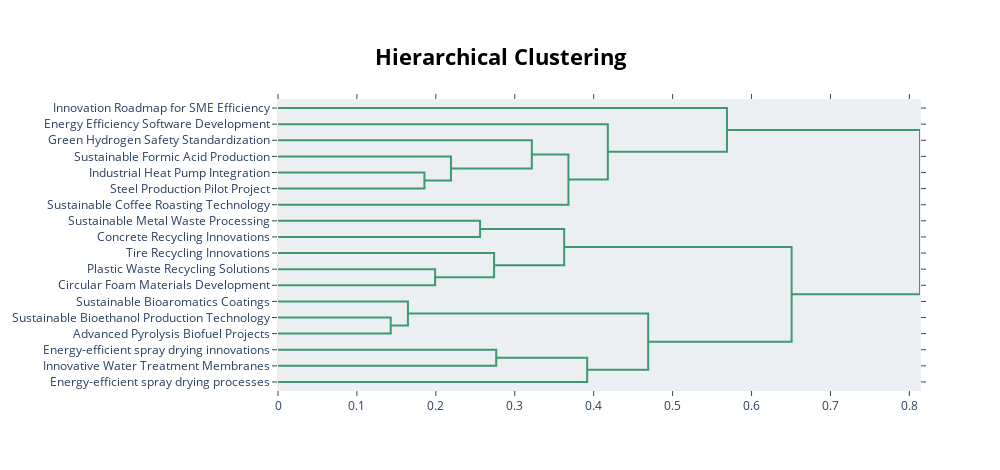

The notebook cell saved with this chart:
### Markdown cell above
#### **TOPIC HIERARCHY** <a class="anchor" id="topic_hierarchy"></a>

### Code cell
topic_model.visualize_hierarchy(custom_labels=True)

### Figure 1 — Plotly figure (JSON) as saved in the notebook; plotly's stock layout.template omitted (floating-point values rounded to 4 significant figures)
{"data": [{"hoverinfo": "text", "marker": {"color": "rgb(61,153,112)"}, "mode": "lines", "type": "scatter", "x": [0, 0.1855, 0.1855, 0], "xaxis": "x", "y": [-45, -45, -55, -55], "yaxis": "y"}, {"hoverinfo": "text", "marker": {"color": "rgb(61,153,112)"}, "mode": "lines", "type": "scatter", "x": [0, 0.2191, 0.2191, 0.1855], "xaxis": "x", "y": [-35, -35, -50, -50], "yaxis": "y"}, {"hoverinfo": "text", "marker": {"color": "rgb(61,153,112)"}, "mode": "lines", "type": "scatter", "x": [0, 0.3216, 0.3216, 0.2191], "xaxis": "x", "y": [-25, -25, -42.5, -42.5], "yaxis": "y"}, {"hoverinfo": "text", "marker": {"color": "rgb(61,153,112)"}, "mode": "lines", "type": "scatter", "x": [0.3216, 0.368, 0.368, 0], "xaxis": "x", "y": [-33.75, -33.75, -65, -65], "yaxis": "y"}, {"hoverinfo": "text", "marker": {"color": "rgb(61,153,112)"}, "mode": "lines", "type": "scatter", "x": [0, 0.4179, 0.4179, 0.368], "xaxis": "x", "y": [-15, -15, -49.38, -49.38], "yaxis": "y"}, {"hoverinfo": "text", "marker": {"color": "rgb(61,153,112)"}, "mode": "lines", "type": "scatter", "x": [0, 0.5688, 0.5688, 0.4179], "xaxis": "x", "y": [-5, -5, -32.19, -32.19], "yaxis": "y"}, {"hoverinfo": "text", "marker": {"color": "rgb(61,153,112)"}, "mode": "lines", "type": "scatter", "x": [0, 0.2561, 0.2561, 0], "xaxis": "x", "y": [-75, -75, -85, -85], "yaxis": "y"}, {"hoverinfo": "text", "marker": {"color": "rgb(61,153,112)"}, "mode": "lines", "type": "scatter", "x": [0, 0.1991, 0.1991, 0], "xaxis": "x", "y": [-105, -105, -115, -115], "yaxis": "y"}, {"hoverinfo": "text", "marker": {"color": "rgb(61,153,112)"}, "mode": "lines", "type": "scatter", "x": [0, 0.2738, 0.2738, 0.1991], "xaxis": "x", "y": [-95, -95, -110, -110], "yaxis": "y"}, {"hoverinfo": "text", "marker": {"color": "rgb(61,153,112)"}, "mode": "lines", "type": "scatter", "x": [0.2561, 0.3626, 0.3626, 0.2738], "xaxis": "x", "y": [-80, -80, -102.5, -102.5], "yaxis": "y"}, {"hoverinfo": "text", "marker": {"color": "rgb(61,153,112)"}, "mode": "lines", "type": "scatter", "x": [0, 0.1428, 0.1428, 0], "xaxis": "x", "y": [-135, -135, -145, -145], "yaxis": "y"}, {"hoverinfo": "text", "marker": {"color": "rgb(61,153,112)"}, "mode": "lines", "type": "scatter", "x": [0, 0.1646, 0.1646, 0.1428], "xaxis": "x", "y": [-125, -125, -140, -140], "yaxis": "y"}, {"hoverinfo": "text", "marker": {"color": "rgb(61,153,112)"}, "mode": "lines", "type": "scatter", "x": [0, 0.2765, 0.2765, 0], "xaxis": "x", "y": [-155, -155, -165, -165], "yaxis": "y"}, {"hoverinfo": "text", "marker": {"color": "rgb(61,153,112)"}, "mode": "lines", "type": "scatter", "x": [0.2765, 0.3917, 0.3917, 0], "xaxis": "x", "y": [-160, -160, -175, -175], "yaxis": "y"}, {"hoverinfo": "text", "marker": {"color": "rgb(61,153,112)"}, "mode": "lines", "type": "scatter", "x": [0.1646, 0.4691, 0.4691, 0.3917], "xaxis": "x", "y": [-132.5, -132.5, -167.5, -167.5], "yaxis": "y"}, {"hoverinfo": "text", "marker": {"color": "rgb(61,153,112)"}, "mode": "lines", "type": "scatter", "x": [0.3626, 0.6508, 0.6508, 0.4691], "xaxis": "x", "y": [-91.25, -91.25, -150, -150], "yaxis": "y"}, {"hoverinfo": "text", "marker": {"color": "rgb(61,153,112)"}, "mode": "lines", "type": "scatter", "x": [0.5688, 0.8134, 0.8134, 0.6508], "xaxis": "x", "y": [-18.59, -18.59, -120.6, -120.6], "yaxis": "y"}], "layout": {"autosize": false, "height": 470, "hoverlabel": {"bgcolor": "white", "font": {"family": "Rockwell", "size": 16}}, "hovermode": "closest", "plot_bgcolor": "#ECEFF1", "showlegend": false, "title": {"font": {"color": "Black", "size": 22}, "text": "<b>Hierarchical Clustering</b>", "x": 0.5, "xanchor": "center", "yanchor": "top"}, "width": 1000, "xaxis": {"mirror": "allticks", "rangemode": "tozero", "showgrid": false, "showline": true, "showticklabels": true, "ticks": "outside", "type": "linear", "zeroline": false}, "yaxis": {"mirror": "allticks", "range": [-180, 0], "rangemode": "tozero", "showgrid": false, "showline": true, "showticklabels": true, "tickmode": "array", "ticks": "outside", "ticktext": ["Innovation Roadmap for SME Efficiency", "Energy Efficiency Software Development", "Green Hydrogen Safety Standardization", "Sustainable Formic Acid Production", "Industrial Heat Pump Integration", "Steel Production Pilot Project", "Sustainable Coffee Roasting Technology", "Sustainable Metal Waste Processing", "Concrete Recycling Innovations", "Tire Recycling Innovations", "Plastic Waste Recycling Solutions", "Circular Foam Materials Development", "Sustainable Bioaromatics Coatings", "Sustainable Bioethanol Production Technology", "Advanced Pyrolysis Biofuel Projects", "Energy-efficient spray drying innovations", "Innovative Water Treatment Membranes", "Energy-efficient spray drying processes"], "tickvals": [-5, -15, -25, -35, -45, -55, -65, -75, -85, -95, -105, -115, -125, -135, -145, -155, -165, -175], "type": "linear", "zeroline": false}}}
